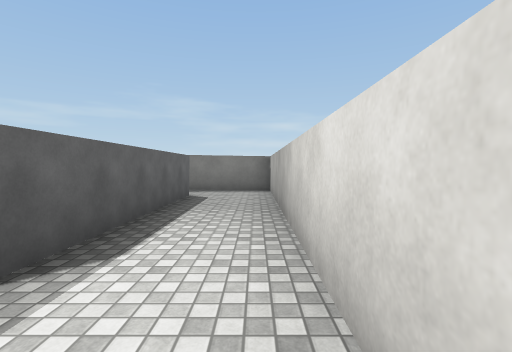
[1] (above)

17 first-person views from a walk through a scene from a Unity 3-D project. The camera is 1.4 m above the floor, tilts 2° down and sees 85° across. The floor is counted in squares, 2 m on a side. Each view is taken from the middle of a square. On the plan, view 1 faces up. The plan holds only what a view shows up to about 9 squares ahead; the rest is blank. The player character is not drawn. Surface patterns are stand-ins for the level's own textures.

[2]
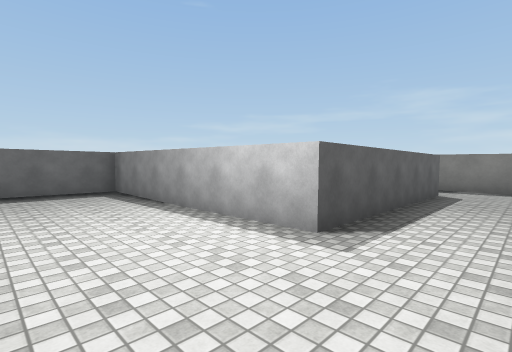

[3]
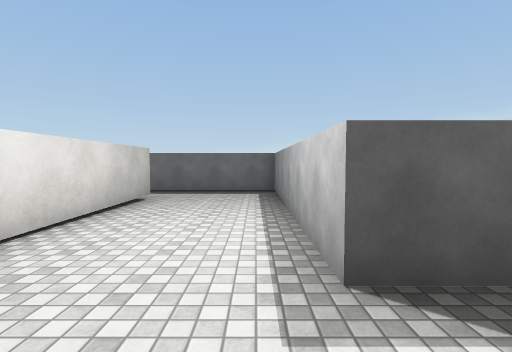

[4]
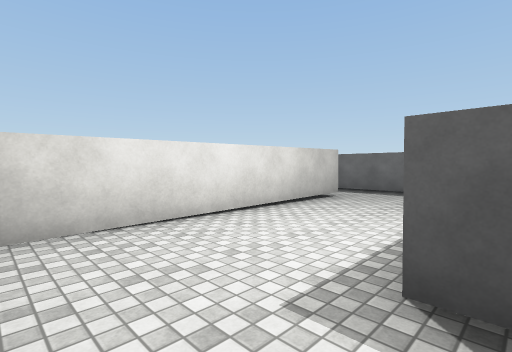

[5]
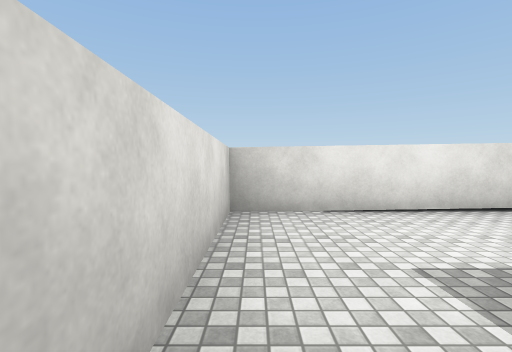

[6]
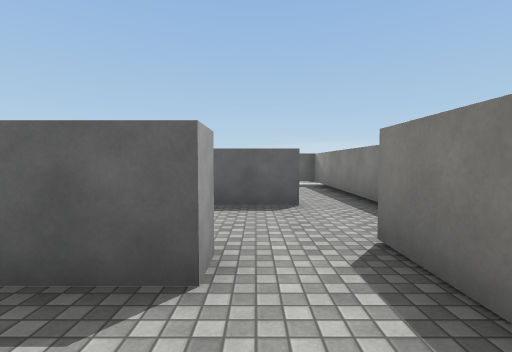

[7]
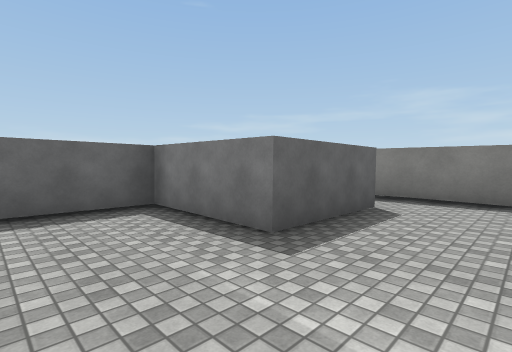

[8]
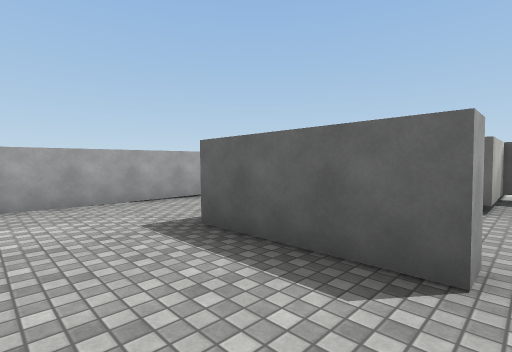

[9]
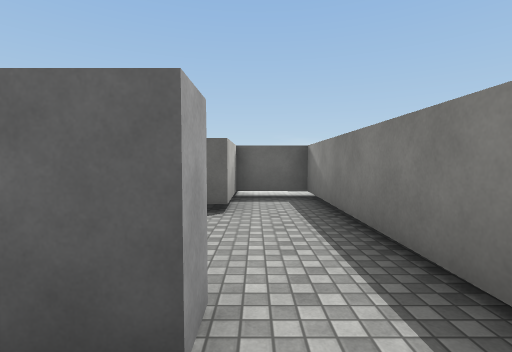

[10]
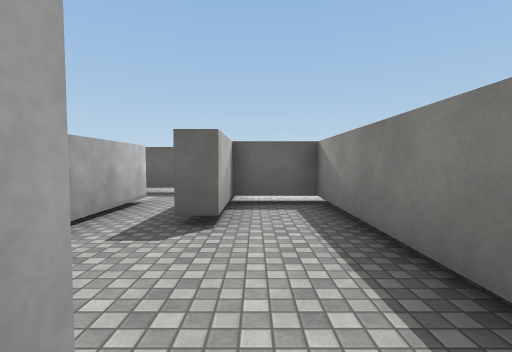

[11]
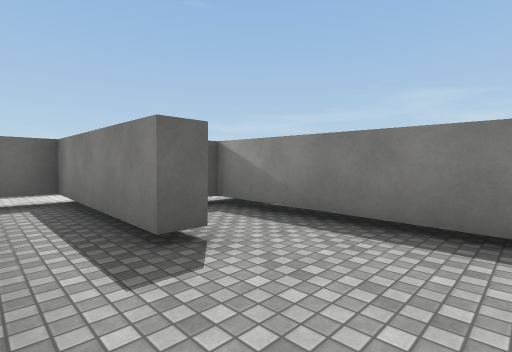

[12]
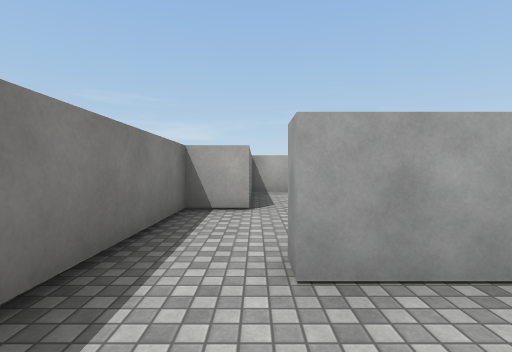

[13]
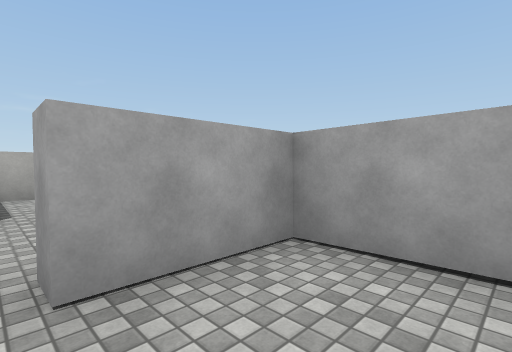

[14]
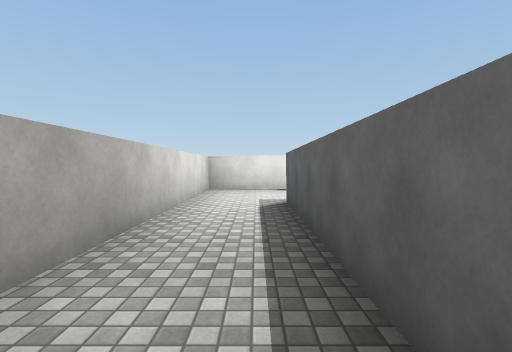

[15]
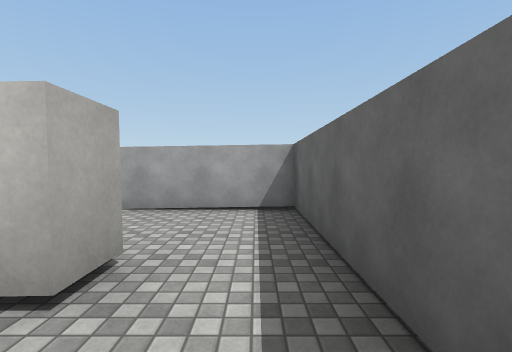

[16]
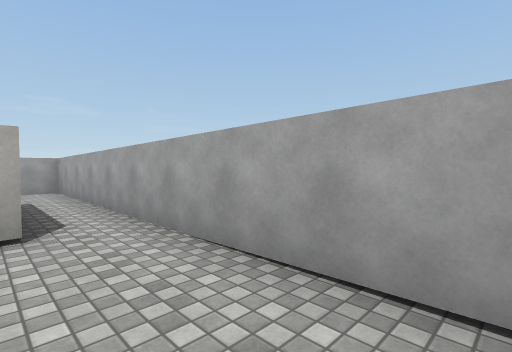

[17]
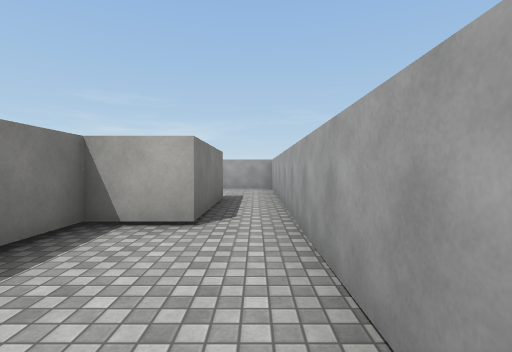

### Floor plan
Points are (right, up) in squares from view 1. A wall is a line through its corners. A room is listed if a view was taken in it or the views show most of it. See-through windows are left out.
Room 1 (views 1, 2, 3, 4, 5, 6, 14, 15)
walls: (-6, -1.3) (0.4, -1.3) (0.4, 8.1) (-2.5, 8.1); (-2.2, 6.7) (-1.6, 6.7) (-1.6, 1.5) (-7.6, 1.5) (-7.6, -1.5)
ways out: opening at (-2, 7) to room 3; opening at (-7, -2) to room 5
Room 2 (view 7)
walls: (-6.8, 2.5) (-3.1, 2.5); (-4.9, 6.6) (-4.9, 5.2) (-7.6, 5.2) (-7.6, 3.1)
ways out: opening at (-3.5, 5.5) to room 3
Room 3 (views 8, 9)
walls: (-4.9, 7.8) (-4.9, 6.6); (-2.5, 8.1) (-2.5, 9.1) (-4.5, 9.1)
ways out: opening at (-2, 7) to room 1; opening at (-3.5, 5.5) to room 2; opening at (-5, 8) to room 4
Room 4 (views 10, 11, 12, 13)
walls: (-8.6, 5.9) (-5.4, 5.9) (-5.4, 7.8) (-4.9, 7.8); (-4.5, 9.1) (-10.1, 9.1) (-10.1, 7.6) (-8.2, 7.6) (-8.2, 7.1)
ways out: opening at (-5, 8) to room 3; opening at (-9.5, 6) to room 7
Room 5 (views 16, 17)
walls: (-6, -2) (-6, -1.3); (-7.6, -1.5) (-7.6, -4.5) (-3.4, -4.5); (-3.7, -3.3) (-3.7, -2) (-4.9, -2)
ways out: opening at (-7, -2) to room 1; opening at (-3, -4) to room 6
Room 6 (no view inside)
walls: (-1, -3.3) (-3.7, -3.3); (-3.4, -4.5) (1.8, -4.5) (1.8, -2.9)
ways out: opening at (-3, -4) to room 5
Room 7 (no view inside)
walls: (-10.5, 5.9) (-8.6, 5.9); (-8.2, 7.1) (-12.1, 7.1) (-12.1, 5.1)
ways out: opening at (-9.5, 6) to room 4

Positions as (right, up) in squares from view 1, and headings:
1: (0, 0), facing up
2: (0, -1), facing up-left
3: (0, 1), facing left
4: (0, 2), facing down-left
5: (0, 3), facing down
6: (0, 7), facing left
7: (-3, 3), facing up-left
8: (-3, 8), facing down-left
9: (-4, 8), facing left
10: (-5, 8), facing left
11: (-6, 6), facing up-left
12: (-7, 8), facing right
13: (-7, 8), facing down-right
14: (-1, 7), facing down
15: (-7, 0), facing down
16: (-7, -3), facing down-right
17: (-7, -4), facing right
